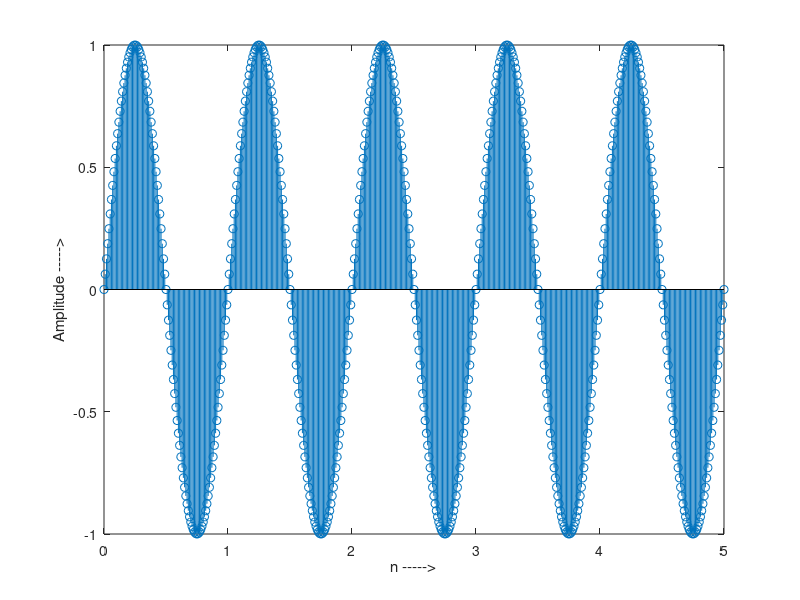

The MATLAB source for this figure:
function[] = sinusoidalFunction()
clc;
clear all;
N = input('Enter the number of cycles of sine: ');
t = 0:0.01:N;
x = sin(2*pi*t);
stem(t, x);
xlabel('n ----->');
ylabel('Amplitude ----->');
end

